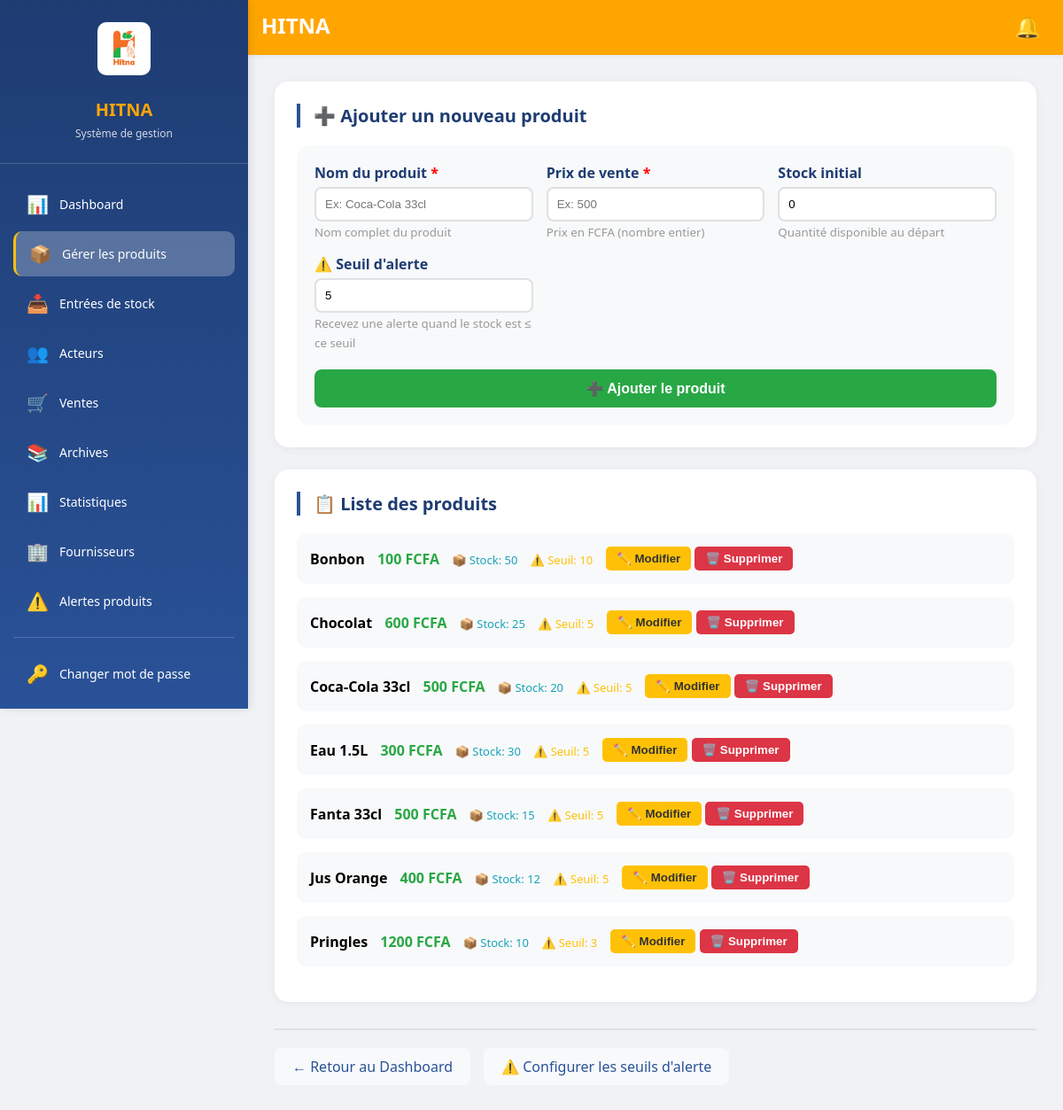
The app's page /admin/produits (signed in) with its own data.
### tables this page shows
CREATE TABLE produits (
        id INTEGER PRIMARY KEY,
        nom TEXT,
        prix INTEGER,
        stock INTEGER DEFAULT 0,
        stock_min INTEGER DEFAULT 5);

### app.py (the view)
@app.route('/admin/produits')
def produits_list():
    if session.get('role') != 'admin':
        return redirect('/login')
    conn = sqlite3.connect('hitna.db')
    c = conn.cursor()
    c.execute("SELECT id, nom, prix, stock, stock_min FROM produits ORDER BY nom")
    produits = c.fetchall()
    conn.close()
    return render_template('produits.html', produits=produits)

### app.py (called while the page is built)
@app.context_processor
def inject_now():
    return {'date_actuelle': datetime.now().strftime('%d/%m/%Y %H:%M')}

### templates/produits.html (shortened to what this page needs)
{% extends "base.html" %}
{% block content %}
<div class="card">
    <h2 class="card-title">➕ Ajouter un nouveau produit</h2>
    <form action="/admin/produits/ajouter" method="post" style="background: #f8f9fa; padding: 20px; border-radius: 15px;">
        <div style="display: grid; grid-template-columns: repeat(auto-fit, minmax(200px, 1fr)); gap: 15px; margin-bottom: 20px;">
            <div>
                <label style="display: block; font-weight: 600; margin-bottom: 5px; color: #1e3c72;">Nom du produit <span style="color: red;">*</span></label>
                <input type="text" name="nom" placeholder="Ex: Coca-Cola 33cl" required style="width: 100%; padding: 10px; border: 2px solid #e0e0e0; border-radius: 8px;">
                <small style="color: #999;">Nom complet du produit</small>
            </div>
            <div>
                <label style="display: block; font-weight: 600; margin-bottom: 5px; color: #1e3c72;">Prix de vente <span style="color: red;">*</span></label>
                <input type="number" name="prix" step="1" placeholder="Ex: 500" required style="width: 100%; padding: 10px; border: 2px solid #e0e0e0; border-radius: 8px;">
                <small style="color: #999;">Prix en FCFA (nombre entier)</small>
            </div>
            <div>
                <label style="display: block; font-weight: 600; margin-bottom: 5px; color: #1e3c72;">Stock initial</label>
                <input type="number" name="stock" step="1" placeholder="Ex: 20" value="0" style="width: 100%; padding: 10px; border: 2px solid #e0e0e0; border-radius: 8px;">
                <small style="color: #999;">Quantité disponible au départ</small>
            </div>
            <div>
                <label style="display: block; font-weight: 600; margin-bottom: 5px; color: #1e3c72;">⚠️ Seuil d'alerte</label>
                <input type="number" name="stock_min" step="1" placeholder="Ex: 5" value="5" style="width: 100%; padding: 10px; border: 2px solid #e0e0e0; border-radius: 8px;">
                <small style="color: #999;">Recevez une alerte quand le stock est ≤ ce seuil</small>
            </div>
        </div>
        <button type="submit" style="background: #28a745; color: white; border: none; padding: 12px 25px; border-radius: 8px; cursor: pointer; width: 100%; font-size: 16px;">➕ Ajouter le produit</button>
    </form>
</div>
<div class="card">
    <h2 class="card-title">📋 Liste des produits</h2>
    {% if produits %}
        {% for p in produits %}
        <div style="background: #f8f9fa; margin: 15px 0; padding: 15px; border-radius: 10px; display: flex; justify-content: space-between; align-items: center; flex-wrap: wrap; gap: 10px;" id="produit-{{ p[0] }}">
            <div id="lecture-{{ p[0] }}" style="display: flex; align-items: center; gap: 15px; flex-wrap: wrap;">
                <div>
                    <strong style="font-size: 16px;">{{ p[1] }}</strong>
                    <span style="color: #28a745; font-weight: bold; margin-left: 10px;">{{ "%.0f"|format(p[2]) if p[2] else 0 }} FCFA</span>
                    <span style="color: #17a2b8; font-size: 13px; margin-left: 10px;">📦 Stock: {{ p[3] if p[3] else 0 }}</span>
                    <span style="color: #ffc107; font-size: 13px; margin-left: 10px;">⚠️ Seuil: {{ p[4] if p[4] else 5 }}</span>
                </div>
                <div>
                    <button onclick="activerEdition({{ p[0] }})" style="background: #ffc107; color: #333; border: none; padding: 6px 12px; border-radius: 5px; cursor: pointer;">✏️ Modifier</button>
                    <button onclick="confirmerSuppression({{ p[0] }}, '{{ p[1] }}')" style="background: #dc3545; color: white; border: none; padding: 6px 12px; border-radius: 5px; cursor: pointer;">🗑️ Supprimer</button>
                </div>
            </div>
        </div>
        {% endfor %}
    {% else %}
        <p style="text-align: center; color: #999; padding: 40px;">Aucun produit enregistré</p>
    {% endif %}
</div>
<div class="nav-links">
    <a href="/dashboard">← Retour au Dashboard</a>
    <a href="/admin/alertes/produits">⚠️ Configurer les seuils d'alerte</a>
</div>
{% endblock %}

### static/style.css (style rules this page uses)
* { margin: 0; padding: 0; box-sizing: border-box; }
body { font-family: 'Segoe UI', Tahoma, Geneva, Verdana, sans-serif; background: #f0f2f5; min-height: 100vh; }
.card { background: white; border-radius: 15px; padding: 25px; margin-bottom: 25px; box-shadow: 0 2px 10px rgba(0,0,0,0.05); }
.card-title { font-size: 20px; color: #1e3c72; margin-bottom: 20px; border-left: 4px solid #2a5298; padding-left: 15px; }
.nav-links { margin-top: 30px; padding-top: 20px; border-top: 2px solid #e0e0e0; display: flex; gap: 15px; flex-wrap: wrap; }
.nav-links a { color: #2a5298; text-decoration: none; padding: 10px 20px; border-radius: 8px; background: #f8f9fa; }
button, .btn { background: linear-gradient(135deg, #1e3c72 0%, #2a5298 100%); color: white; border: none; cursor: pointer; font-weight: 600; padding: 12px 25px; border-radius: 8px; transition: transform 0.2s; }
.card { background: white; border-radius: 15px; padding: 25px; margin-bottom: 25px; box-shadow: 0 2px 10px rgba(0,0,0,0.05); transition: transform 0.3s, box-shadow 0.3s; }
.nav-links a { color: #2a5298; text-decoration: none; padding: 10px 20px; border-radius: 8px; transition: all 0.3s; background: #f8f9fa; }
button { background: linear-gradient(135deg, #1e3c72 0%, #2a5298 100%); color: white; border: none; cursor: pointer; font-weight: 600; padding: 12px 25px; border-radius: 8px; transition: transform 0.2s, box-shadow 0.2s; }

### records on screen
produits: nom "Bonbon", prix "100", stock "50", stock_min "10"
produits: nom "Chocolat", prix "600", stock "25", stock_min "5"
produits: nom "Coca-Cola 33cl", prix "500", stock "20", stock_min "5"
produits: nom "Eau 1.5L", prix "300", stock "30", stock_min "5"
produits: nom "Fanta 33cl", prix "500", stock "15", stock_min "5"
produits: nom "Jus Orange", prix "400", stock "12", stock_min "5"
produits: nom "Pringles", prix "1200", stock "10", stock_min "3"
